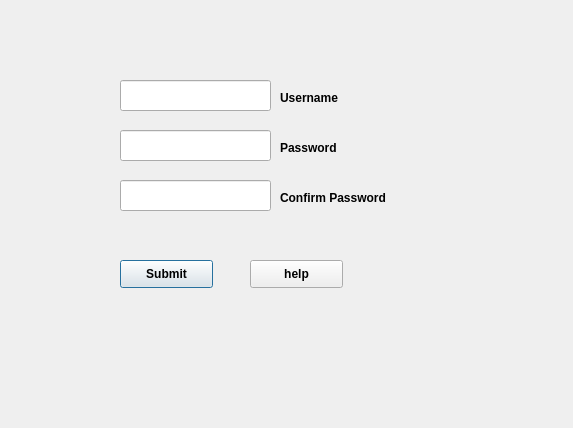
<?xml version="1.0" encoding="UTF-8"?>
<ui version="4.0">
 <class>registrationScene</class>
 <widget class="QDialog" name="registrationScene">
  <property name="geometry">
   <rect>
    <x>0</x>
    <y>0</y>
    <width>573</width>
    <height>428</height>
   </rect>
  </property>
  <property name="windowTitle">
   <string>Dialog</string>
  </property>
  <widget class="QLineEdit" name="usernameInput_2">
   <property name="geometry">
    <rect>
     <x>120</x>
     <y>80</y>
     <width>151</width>
     <height>31</height>
    </rect>
   </property>
  </widget>
  <widget class="QLineEdit" name="passwordInput_2">
   <property name="geometry">
    <rect>
     <x>120</x>
     <y>130</y>
     <width>151</width>
     <height>31</height>
    </rect>
   </property>
   <property name="echoMode">
    <enum>QLineEdit::Password</enum>
   </property>
  </widget>
  <widget class="QLineEdit" name="confirmPasswordInput_2">
   <property name="geometry">
    <rect>
     <x>120</x>
     <y>180</y>
     <width>151</width>
     <height>31</height>
    </rect>
   </property>
   <property name="echoMode">
    <enum>QLineEdit::Password</enum>
   </property>
  </widget>
  <widget class="QLabel" name="usernameLabel">
   <property name="geometry">
    <rect>
     <x>280</x>
     <y>90</y>
     <width>81</width>
     <height>16</height>
    </rect>
   </property>
   <property name="font">
    <font>
     <weight>75</weight>
     <bold>true</bold>
    </font>
   </property>
   <property name="text">
    <string>Username</string>
   </property>
  </widget>
  <widget class="QLabel" name="passwordlabel">
   <property name="geometry">
    <rect>
     <x>280</x>
     <y>140</y>
     <width>71</width>
     <height>16</height>
    </rect>
   </property>
   <property name="font">
    <font>
     <weight>75</weight>
     <bold>true</bold>
    </font>
   </property>
   <property name="text">
    <string>Password</string>
   </property>
  </widget>
  <widget class="QLabel" name="confirmPasswordlabel">
   <property name="geometry">
    <rect>
     <x>280</x>
     <y>190</y>
     <width>111</width>
     <height>16</height>
    </rect>
   </property>
   <property name="font">
    <font>
     <weight>75</weight>
     <bold>true</bold>
    </font>
   </property>
   <property name="text">
    <string>Confirm Password</string>
   </property>
  </widget>
  <widget class="QPushButton" name="pushButton">
   <property name="geometry">
    <rect>
     <x>120</x>
     <y>260</y>
     <width>93</width>
     <height>28</height>
    </rect>
   </property>
   <property name="font">
    <font>
     <weight>75</weight>
     <bold>true</bold>
    </font>
   </property>
   <property name="text">
    <string>Submit</string>
   </property>
  </widget>
  <widget class="QPushButton" name="pushButton_2">
   <property name="geometry">
    <rect>
     <x>250</x>
     <y>260</y>
     <width>93</width>
     <height>28</height>
    </rect>
   </property>
   <property name="font">
    <font>
     <weight>75</weight>
     <bold>true</bold>
    </font>
   </property>
   <property name="text">
    <string>help</string>
   </property>
  </widget>
 </widget>
 <resources/>
 <connections/>
</ui>
